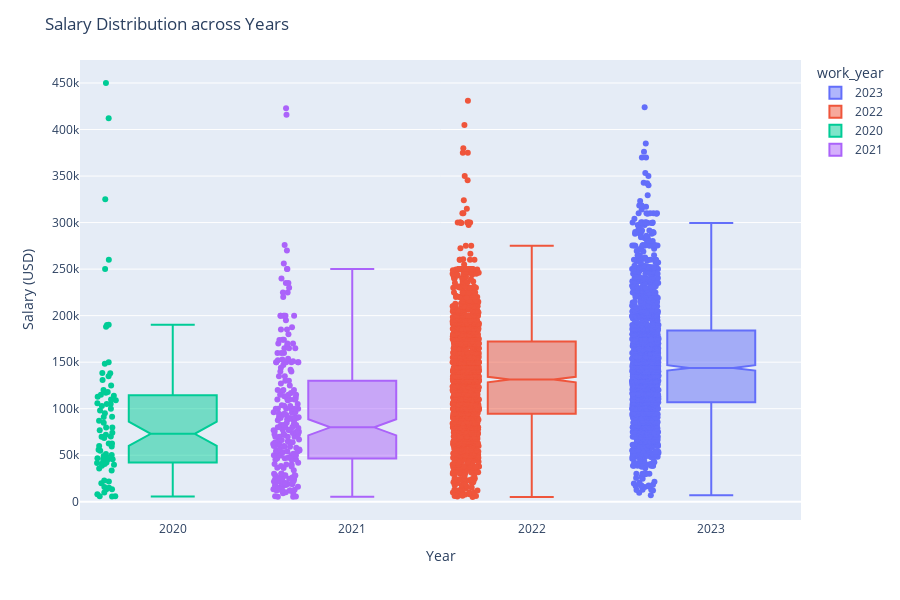

Notebook code for this chart:
### Code cell
# Create a box plot to examine salarty across years
fig2 = px.box(
    data_frame = df, 
    x = 'work_year', 
    y = 'salary_in_usd', 
    color = 'work_year', 
    points = 'all', 
    height = 600, 
    notched = True
)

# Update layout
fig.update_layout(
    title = "Salary Distribution across Years",
    xaxis_title = "Year",
    yaxis_title = "Salary (USD)"
)

# Show the box plot
fig.show()

### Figure 1 — Plotly figure (JSON) as saved in the notebook; plotly's stock layout.template omitted (floating-point values rounded to 4 significant figures; data arrays with more than 128 entries replaced by an {"elided": "..."} marker saying what was removed)
{"data": [{"alignmentgroup": "True", "boxpoints": "all", "hovertemplate": "work_year=%{x}<br>salary_in_usd=%{y}<extra></extra>", "legendgroup": "2023", "marker": {"color": "#636efa"}, "name": "2023", "notched": true, "offsetgroup": "2023", "orientation": "v", "showlegend": true, "type": "box", "x": {"elided": "1785 int values"}, "x0": " ", "xaxis": "x", "y": {"elided": "1785 int values"}, "y0": " ", "yaxis": "y"}, {"alignmentgroup": "True", "boxpoints": "all", "hovertemplate": "work_year=%{x}<br>salary_in_usd=%{y}<extra></extra>", "legendgroup": "2022", "marker": {"color": "#EF553B"}, "name": "2022", "notched": true, "offsetgroup": "2022", "orientation": "v", "showlegend": true, "type": "box", "x": {"elided": "1664 int values"}, "x0": " ", "xaxis": "x", "y": {"elided": "1664 int values"}, "y0": " ", "yaxis": "y"}, {"alignmentgroup": "True", "boxpoints": "all", "hovertemplate": "work_year=%{x}<br>salary_in_usd=%{y}<extra></extra>", "legendgroup": "2020", "marker": {"color": "#00cc96"}, "name": "2020", "notched": true, "offsetgroup": "2020", "orientation": "v", "showlegend": true, "type": "box", "x": [2020, 2020, 2020, 2020, 2020, 2020, 2020, 2020, 2020, 2020, 2020, 2020, 2020, 2020, 2020, 2020, 2020, 2020, 2020, 2020, 2020, 2020, 2020, 2020, 2020, 2020, 2020, 2020, 2020, 2020, 2020, 2020, 2020, 2020, 2020, 2020, 2020, 2020, 2020, 2020, 2020, 2020, 2020, 2020, 2020, 2020, 2020, 2020, 2020, 2020, 2020, 2020, 2020, 2020, 2020, 2020, 2020, 2020, 2020, 2020, 2020, 2020, 2020, 2020, 2020, 2020, 2020, 2020, 2020, 2020, 2020, 2020, 2020, 2020, 2020, 2020], "x0": " ", "xaxis": "x", "y": [15000, 95000, 13493, 13493, 22809, 49268, 117104, 54742, 20000, 59303, 70000, 68428, 450000, 46759, 74130, 103000, 250000, 10000, 138000, 45760, 79833, 50180, 106000, 112872, 15966, 76958, 188000, 105000, 70139, 6072, 33511, 91000, 42000, 115000, 260000, 109024, 79833, 150000, 72000, 190000, 35735, 135000, 125000, 51321, 40481, 39916, 87000, 85000, 8000, 41689, 114047, 5707, 56000, 6072, 47899, 98000, 325000, 45896, 42197, 62726, 21669, 110000, 120000, 60000, 148261, 38776, 91237, 62726, 190200, 118000, 138350, 130800, 45618, 412000, 105000, 100000], "y0": " ", "yaxis": "y"}, {"alignmentgroup": "True", "boxpoints": "all", "hovertemplate": "work_year=%{x}<br>salary_in_usd=%{y}<extra></extra>", "legendgroup": "2021", "marker": {"color": "#ab63fa"}, "name": "2021", "notched": true, "offsetgroup": "2021", "orientation": "v", "showlegend": true, "type": "box", "x": {"elided": "230 int values"}, "x0": " ", "xaxis": "x", "y": {"elided": "230 int values"}, "y0": " ", "yaxis": "y"}], "layout": {"boxmode": "overlay", "height": 600, "legend": {"title": {"text": "work_year"}, "tracegroupgap": 0}, "margin": {"t": 60}, "title": {"text": "Salary Distribution across Years"}, "xaxis": {"anchor": "y", "categoryarray": [2023, 2022, 2020, 2021], "categoryorder": "array", "domain": [0, 1], "title": {"text": "Year"}}, "yaxis": {"anchor": "x", "domain": [0, 1], "title": {"text": "Salary (USD)"}}}}
